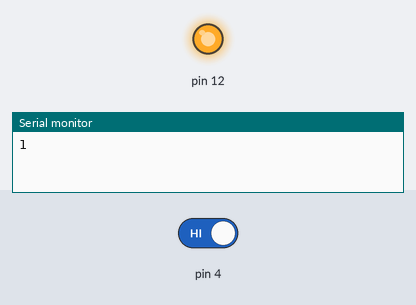
A sketch run on a simulated Arduino Uno, built with avr-gcc and run on an emulated ATmega328P. Parts: output pins drawn as LEDs (lit = HIGH), the last lines printed to the serial monitor. The inputs (shaded band) are chosen by the test bench; at power-on: pin 4 HIGH.

Above: at 4.8 s.
4.9 s: pin 4 driven LOW
At 6.9 s:
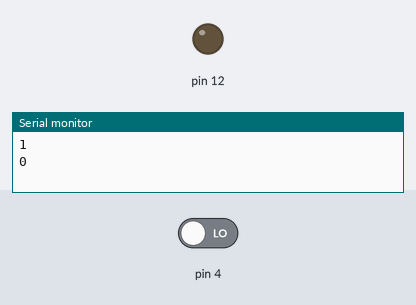
7.6 s: pin 4 driven HIGH
At 8.1 s:
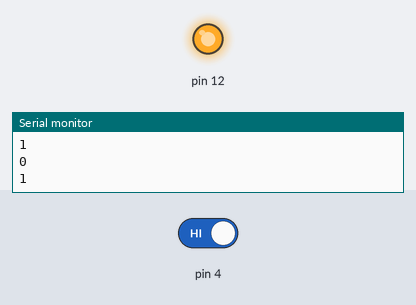
Timing chart, 0 to 10.6 s (numbered marks = the images above; inputs shaded):
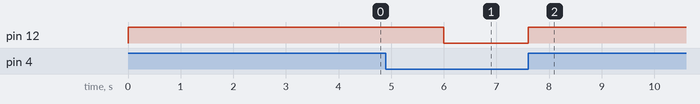

Measured:
- after the input at 4.9 s, pin 12: HIGH → LOW after 1.1 s
- after the input at 7.6 s, pin 12: LOW → HIGH at once

The sketch:

led.ino
```cpp
// C++ code
//
void setup()
{
Serial.begin(9600);
pinMode(12,OUTPUT);
pinMode(4,INPUT);
}

void loop()
{
  static int prevstate;
  int state = digitalRead(4);
  if (state!=prevstate) {
    Serial.println(state);
    prevstate = state;
  }
    if (state==1){
  digitalWrite(12, HIGH);
      delay(2000);
  }
  else {
      digitalWrite(12,LOW);
  }
}
//LED_BUILtIN - the l led that under the 13 pin
```
